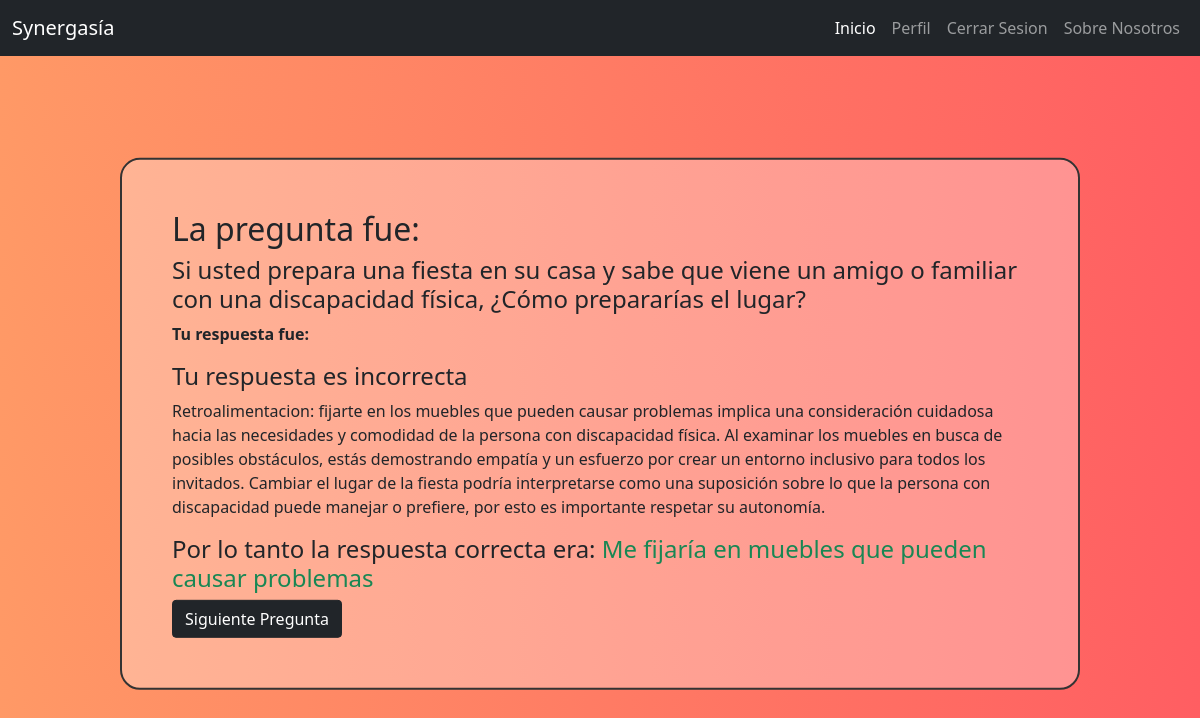
Page /retroalimentacion/142/ (signed in) on the committed database.
### Aplicacion1/models.py (models this page shows, shortened)
class PreguntasRespondidas(models.Model):       #guarda las preguntas respondidas
    quizuser = models.ForeignKey(Usuario, on_delete=models.CASCADE,related_name='intentos', null=True)
    pregunta = models.ForeignKey(preguntas, on_delete=models.CASCADE)
    respuesta =models.ForeignKey(respuestas, on_delete=models.CASCADE,null=True)
    correcta = models.BooleanField(verbose_name='es correcta',default=False,null=False)
    puntaje_obtenido = models.DecimalField(verbose_name='Puntaje',default=0,decimal_places=0,max_digits=6)

class preguntas(models.Model):   #creacion de preguntas
    num_respuestas_correctas = 1  #cuantas respuestas correctas van a tener las preguntas
    texto = models.TextField(verbose_name='texto de pregunta')
    max_puntaje = models.DecimalField(verbose_name='Maximo Puntaje', default=1, decimal_places=0, max_digits=6)
    retroalimentacion = models.TextField(verbose_name='Retroalimentacion', blank=True)
    imagen = models.ImageField(upload_to='pregunta_imagenes/', null=True, blank=True, verbose_name='Imagen de la pregunta')

class respuestas(models.Model):   #creacion de las respuestas
    max_respuesta=4   #maximo numero de respuestas a escribir
    pregunta = models.ForeignKey(preguntas, related_name='opciones', on_delete=models.CASCADE)
    correcta = models.BooleanField(verbose_name='marcar si es la respuesta correcta', default=False, null=False)
    texto = models.TextField(verbose_name='Texto de la respuesta')
    def __str__(self):
        return self.texto

### Aplicacion1/views.py (the view)
# urls.py: path('retroalimentacion/<int:prespondida_pk>/',resultadospregunta,name="retroalimentacion_url"),
@login_required
def resultadospregunta(request, prespondida_pk):           #proporciona los datos para poder mostrar los resultados en la retroalimentacion
    respondida = get_object_or_404(PreguntasRespondidas, pk=prespondida_pk)
    retroalimentacion = respondida.pregunta.retroalimentacion
    context = {
        'respondida': respondida,
        'retroalimentacion_pregunta': retroalimentacion,
    }
    return render(request, 'retroalimentacion.html', context)

### Aplicacion1/templates/retroalimentacion.html (shortened to what this page needs)
{% extends 'barra.html' %}
{% block content %}
<br>
<div class="container">
	<div id="retro" class="jumbotron my-4">
		<h2 class="text-custom">La pregunta fue:</h2>
		<h4 class="text-custom">{{respondida.pregunta.texto|safe}}</h4>
		<p>
			<strong>Tu respuesta fue:</strong>
		</p>
		{% if respondida.respuesta.correcta %}
		<h4 class="text-custom">Felicidades, tu respuesta es correcta</h4>
	{% else %}
		<h4 class="text-custom">Tu respuesta es incorrecta</h4>
		<p>Retroalimentacion: {{ retroalimentacion_pregunta|safe }}</p>
		{% for respuesta in respondida.pregunta.opciones.all %}
			{% if respuesta.correcta %}
				<h4>Por lo tanto la respuesta correcta era: <span class="text-success">{{respuesta}}</span></h4>
			{% endif %}
		{% endfor %}
	{% endif %}
	<a button type="button" class="btn btn-dark"/button href="{% url 'psd_url' %}">Siguiente Pregunta</a>
	</div>
</div>
{% endblock %}

### Aplicacion1/static/css/estilos.css (style rules this page uses)
body { padding-top: 1px; margin: 0; background: #ff9966; background: -webkit-linear-gradient(to left, #ff5e62, #ff9966); background: linear-gradient(to left, #ff5e62, #ff9966); }
.jumbotron { width: 80%; position: absolute; top: 15%; border: 2px solid #333; border-radius: 20px; padding: 50px; margin: 0 auto; background-color: rgba(255, 255, 255, 0.3); top:50%; right:50%; transform: translate(50%, -50%); }

### rows in the picture
PreguntasRespondidas: pregunta.texto "Si usted prepara una fiesta en su casa y sabe que viene un amigo o familiar con una discapacidad física, ¿Cómo prepararías el lugar?"
preguntas: retroalimentacion "fijarte en los muebles que pueden causar problemas implica una consideración cuidadosa hacia las necesidades y comodidad de la persona con discapacidad física. Al examinar los muebles en busca de posibles obstáculos, estás demostrando empatía y un esfuerzo por crear un entorno inclusivo para todos los invitados. Cambiar el lugar de la fiesta podría interpretarse como una suposición sobre lo que la persona con discapacidad puede manejar o prefiere, por esto es importante respetar su autonomía."
respuestas: texto "Me fijaría en muebles que pueden causar problemas"
